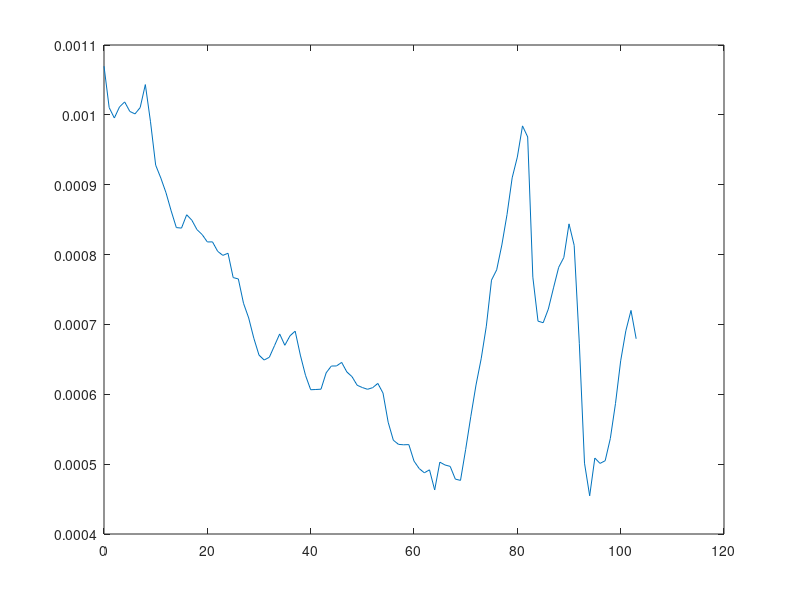
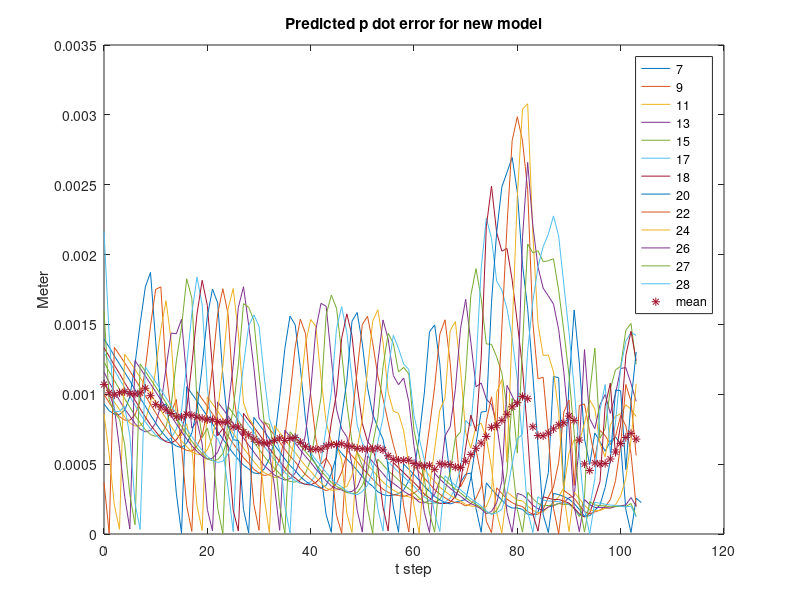
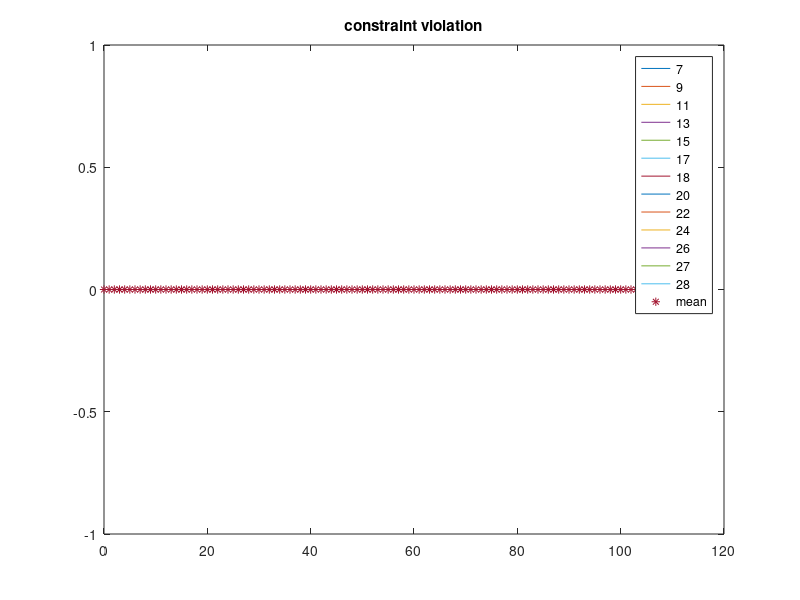

These charts were generated, in order, by the following MATLAB code:
%close all

[error_1, error_2, error_3, error_4, error_5, error_6, error_7, error_8,...
    error_9, error_10, error_11, error_12, error_13, error_14, error_15,...
    error_16, error_17, error_18, error_19, error_20, error_21, error_22,...
    error_23, error_24, error_25, error_26, error_27, error_28]...
    = textread('Opposite_parameter/opposite_20_3_20/error_realtime.txt',...
    '%n %n %n %n %n  %n %n %n %n %n  %n %n %n %n %n  %n %n %n %n %n  %n %n %n %n %n  %n %n %n ',...
    'headerlines',1);

[constraint_1, constraint_2, constraint_3, constraint_4, constraint_5,...
    constraint_6, constraint_7, constraint_8, constraint_9, constraint_10,...
    constraint_11, constraint_12, constraint_13, constraint_14, constraint_15,...
    constraint_16, constraint_17, constraint_18, constraint_19, constraint_20,...
    constraint_21, constraint_22, constraint_23, constraint_24, constraint_25,...
    constraint_26, constraint_27, constraint_28]...
    = textread('Opposite/constraint_violation.txt',...
    '%n %n %n %n %n  %n %n %n %n %n  %n %n %n %n %n  %n %n %n %n %n  %n %n %n %n %n  %n %n %n ',...
    'headerlines',1);

mean_error = [error_2, error_3, error_4, error_5, error_6, error_7, error_8,...
    error_9, error_10, error_11, error_12, error_13, error_14, error_15,...
    error_16, error_17, error_18, error_19, error_20, error_21, error_22,...
    error_23, error_24, error_25, error_26, error_27, error_28];
mean_error = mean(mean_error,2);

constraint = [constraint_1, constraint_2, constraint_3, constraint_4, constraint_5,...
    constraint_6, constraint_7, constraint_8, constraint_9, constraint_10,...
    constraint_11, constraint_12, constraint_13, constraint_14, constraint_15,...
    constraint_16, constraint_17, constraint_18, constraint_19, constraint_20,...
    constraint_21, constraint_22, constraint_23, constraint_24, constraint_25,...
    constraint_26, constraint_27, constraint_28];
constraint = mean(constraint,2);

begin = 50;
t = linspace(0,length(error_1)-1,length(error_1));

ind = find(error_2);
ind = ind(begin:end);

t = t(ind);
t = t-ones(size(t))*t(1);

mean_error = mean(mean_error,2);
figure
plot(t,mean_error(ind))


figure
plot(t,error_7(ind), t,error_9(ind), t,error_11(ind),...
    t,error_13(ind), t, error_15(ind), t,error_17(ind),...
    t,error_18(ind), t,error_20(ind), t,error_22(ind),...
    t,error_24(ind), t, error_26(ind), t,error_27(ind),...
    t,error_28(ind), t,mean_error(ind),'*')
legend('7', '9', '11','13','15','17','18','20','22',...
    '24', '26', '27', '28','mean')
title('Predicted p dot error for new model')
xlabel('t step')
ylabel('Meter')

figure

plot(t,constraint_7(ind), t,constraint_9(ind), t,constraint_11(ind),...
    t, constraint_13(ind), t,constraint_15(ind),t,constraint_17(ind),...
    t, constraint_18(ind), t,constraint_20(ind), t,constraint_22(ind),...
    t,constraint_24(ind), t,constraint_26(ind), t,constraint_27(ind),... 
    t, constraint_28(ind), t,constraint(ind), '*')
legend('7', '9', '11','13','15','17','18','20','22',...
    '24', '26', '27', '28','mean')
title('constraint violation')

